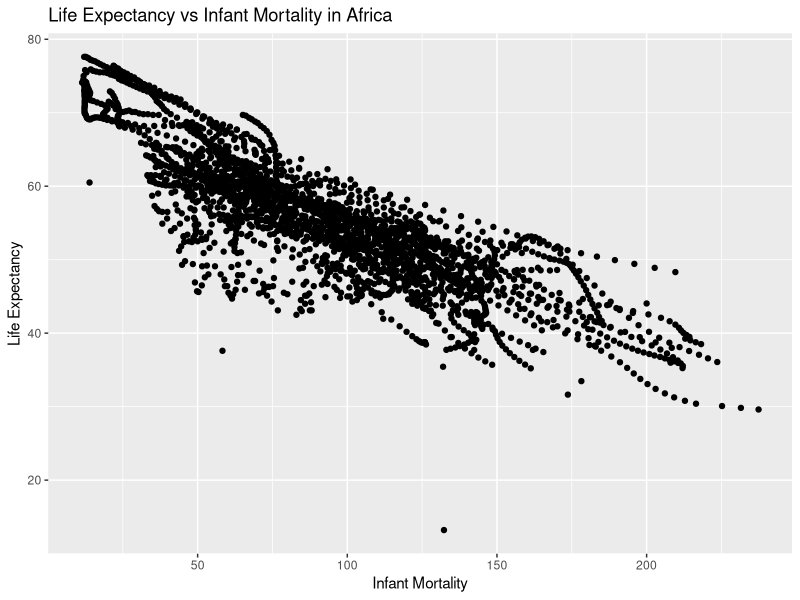
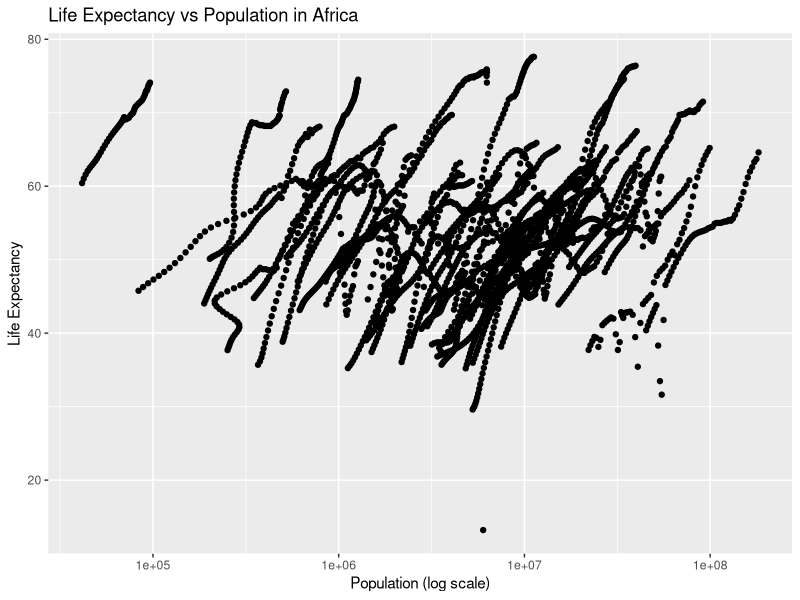
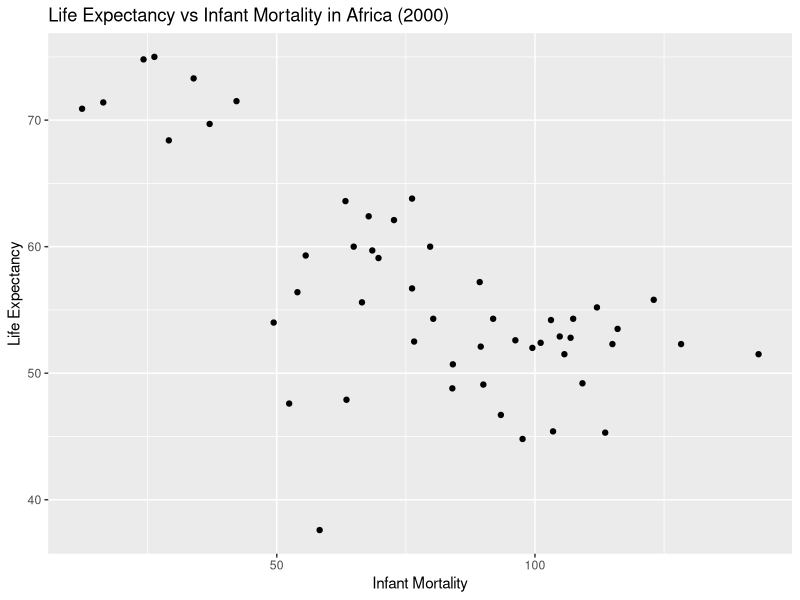
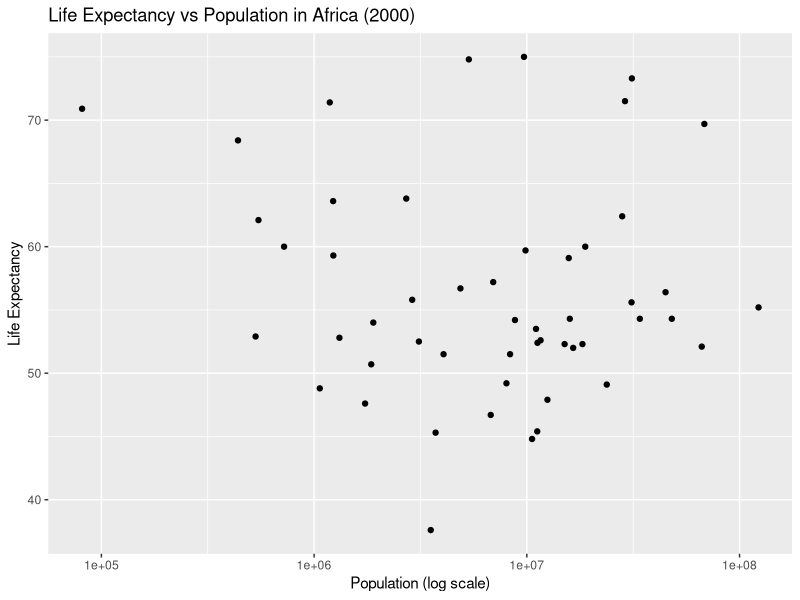

Write the R code that produced these figures, in order.
## ---- chunk 1
library("dslabs")
library("tidyverse")
library("ggplot2")
## ---- chunk 2
# help(gapminder)
## ---- chunk 3
# display structure of dataset
str(gapminder)
## ---- chunk 4
# obtain summary          
summary(gapminder)
## ---- chunk 5
# determine object type
class(gapminder)
## ---- chunk 6
# assign African countries to new object          
africadata <- gapminder %>%
     filter(continent == "Africa")
## ---- chunk 7
str(africadata) # structure of data
## ---- chunk 8
summary(africadata) # summary of data
## ---- chunk 9
# create object with only infant mortality and life expectancy          
africa_infantmort_lifeexp <- africadata %>%
     select(infant_mortality, life_expectancy)
## ---- chunk 10
# displau structure
str(africa_infantmort_lifeexp)
## ---- chunk 11
# obtain summary
summary(africa_infantmort_lifeexp)
## ---- chunk 12
# create object with population and life expectancy          
africa_pop_lifeexp <- africadata %>%
     select(population, life_expectancy)
## ---- chunk 13
# display structure of data
str(africa_pop_lifeexp)
## ---- chunk 14
# obtain summary of data
summary(africa_pop_lifeexp)
## ---- chunk 15
# plot life expectancy as a function of infant mortality        
ggplot(africa_infantmort_lifeexp, aes(x = infant_mortality, y = life_expectancy)) +
     geom_point() +
     labs(
          title = "Life Expectancy vs Infant Mortality in Africa",
          x = "Infant Mortality",
          y = "Life Expectancy" 
)
## ---- chunk 16
# plot life expectancy as a function of population size
# set x-axis to log scale          
ggplot(africa_pop_lifeexp, aes(x = population, y = life_expectancy)) +
     geom_point() +
     scale_x_log10() +
     labs( 
          title = "Life Expectancy vs Population in Africa", 
          x = "Population (log scale)", y = "Life Expectancy" 
          )
## ---- chunk 17
# determine the number of countries that are missing data on infant mortality per year          
africadata %>%
     group_by(year) %>%
     summarise(missing_infant = sum(is.na(infant_mortality))) %>%
     arrange(year)
## ---- chunk 18
# see all years
missing_by_year <- africadata %>% 
     group_by(year) %>%
     summarise(missing_infant = sum(is.na(infant_mortality))) %>%
     arrange(year)
## ---- chunk 19
# print
print(missing_by_year, n = Inf)
## ---- chunk 20
# use data only from year 2000          
africa_yr2000 <- africadata %>%
     filter(year == 2000)
## ---- chunk 21
str(africa_yr2000)
## ---- chunk 22
summary(africa_yr2000)
## ---- chunk 23
# plot life expectancy as function of infant mortality          
ggplot(africa_yr2000, aes(x = infant_mortality, y = life_expectancy)) +
     geom_point() +
     labs(
          title = "Life Expectancy vs Infant Mortality in Africa (2000)",
          x = "Infant Mortality",
          y = "Life Expectancy" 
)
## ---- chunk 24
# plot population size as function of life expectancy          
ggplot(africa_yr2000, aes(x = population, y = life_expectancy)) +
     geom_point() +
     scale_x_log10() +
     labs(
          title = "Life Expectancy vs Population in Africa (2000)",
          x = "Population (log scale)",
          y = "Life Expectancy"
)
## ---- chunk 25
# fit linear model to life expectancy and infant mortality data          
fit1 <- lm(life_expectancy ~ infant_mortality, data = africa_yr2000)
summary(fit1)
## ---- chunk 26
# fit linear model to life expectancy and population size          
fit2 <- lm(life_expectancy ~ population, data = africa_yr2000)
summary(fit2)
